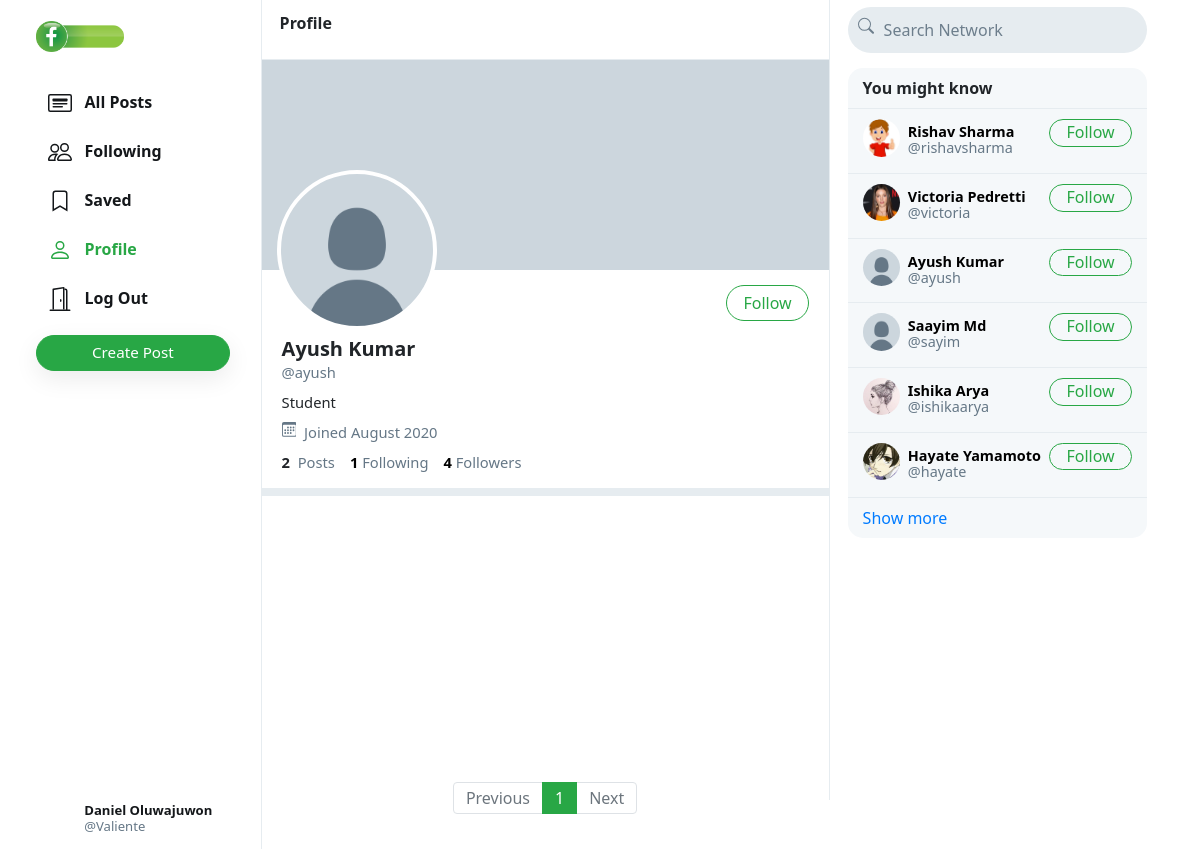
The app's page /ayush (signed in) with its own data.
### network/models.py (models this page shows, shortened)
class User(AbstractUser):
    profile_pic = models.ImageField(upload_to='profile_pic/')
    bio = models.TextField(max_length=160, blank=True, null=True)
    cover = models.ImageField(upload_to='covers/', blank=True)

### network/views.py (the view)
# urls.py: path("<str:username>", views.profile, name='profile'),
def profile(request, username):
    user = User.objects.get(username=username)
    all_posts = Post.objects.filter(creater=user).order_by('-date_created')
    paginator = Paginator(all_posts, 10)
    page_number = request.GET.get('page')
    if page_number == None:
        page_number = 1
    posts = paginator.get_page(page_number)
    followings = []
    suggestions = []
    follower = False
    if request.user.is_authenticated:
        followings = Follower.objects.filter(followers=request.user).values_list('user', flat=True)
        suggestions = User.objects.exclude(pk__in=followings).exclude(username=request.user.username).order_by("?")[:6]
        if request.user in Follower.objects.get(user=user).followers.all():
            follower = True
    follower_count = Follower.objects.get(user=user).followers.all().count()
    following_count = Follower.objects.filter(followers=user).count()
    return render(request, 'network/profile.html', {
        "username": user,
        "posts": posts,
        "posts_count": all_posts.count(),
        "suggestions": suggestions,
        "page": "profile",
        "is_follower": follower,
        "follower_count": follower_count,
        "following_count": following_count
    })

### network/templates/network/profile.html (shortened to what this page needs)
{% extends 'network/index.html' %}
{% load static %}
{% block profile %}
    <div class="profile-view" data-user="{{username.username}}">
        <div class="cover-image" style="background-image: url(/media/{{username.cover}})"></div>
        <div class="profile-image" style="background-image: url(/media/{{username.profile_pic}})"></div>
        <div class="profile-details">
            <div>
                {% if user.username == username.username %}
                    <button class="btn btn-outline-success float-right" id="edit-profile-btn">Edit Profile</button>
                {% elif is_follower %}
                    <button class="btn btn-success float-right" onclick="unfollow_user(this,'{{username.username}}','edit_page')" id="following-btn">Following</button>
                {% else %}
                    <button class="btn btn-outline-success float-right" onclick="follow_user(this,'{{username.username}}','edit_page')" id="follow-btn">Follow</button>
                {% endif %}
            </div>
            <div class="details-data">
                <h5>{{username.first_name}} {{username.last_name}}</h5>
                <div class="grey">@{{username.username}}</div>
                <div class="bio">
                    {% if username.bio is not None %}
                        {{username.bio}}
                    {% endif %}
                </div>
                <div class="grey" style="padding: 8px 0px;">
                    &nbsp;Joined {{username.date_joined | date:"F Y"}}
                </div>
                <div>
                    <strong>
                        {{posts_count}}
                    </strong>
                    &nbsp;<span class="grey">Posts</span>
                    <a href="#">
                        <strong id="following__count">{{following_count | default:0}}</strong>&nbsp;<span class="grey">Following</span>
                    </a>
                    <a href="#">
                        <strong id="follower__count">{{follower_count | default:0}}</strong>&nbsp;<span class="grey">Followers</span>
                    </a>
                </div>
            </div>
        </div>
    </div>
    <div class="space"></div>
{% endblock %}

### network/templates/network/layout.html (shortened to what this page needs)
{% load static %}
<!DOCTYPE html>
<html lang="en">
    <head>
        <link rel="stylesheet" href="https://stackpath.bootstrapcdn.com/bootstrap/4.4.1/css/bootstrap.min.css">
        <link href="{% static 'network/styles.css' %}" rel="stylesheet">
    </head>
    <body>
        <div class="body" data-page="{{page}}">
            <div class="sidenav">
                <a href="{% url 'index' %}" class="navbar-brand">
                    <img src="{% static 'network/Images/logo.png' %}" height="31px">
                </a>
                <div style="height: 100%;">
                    <div>
                        <div>
                            <ul>
                                <li class="nav-item" id="all_posts">
                                <a href="{% url 'index' %}" class="nav-link">
                                    <div>
                                        &nbsp;&nbsp;All Posts
                                    </div>
                                </a>
                                </li>
                                {% if user.is_authenticated %}
                                    <li class="nav-item" id="following">
                                        <a href="{% url 'following' %}" class="nav-link">
                                            <div>
                                                &nbsp;&nbsp;Following
                                            </div>
                                        </a>
                                    </li>
                                    <li class="nav-item" id="saved">
                                        <a href="{% url 'saved' %}" class="nav-link">
                                            <div>
                                                <svg width="1.5em" height="1.5em" viewBox="0 0 16 16" class="bi bi-bookmark" fill="currentColor" xmlns="http://www.w3.org/2000/svg">
                                                    <path fill-rule="evenodd" d="M8 12l5 3V3a2 2 0 0 0-2-2H5a2 2 0 0 0-2 2v12l5-3zm-4 1.234l4-2.4 4 2.4V3a1 1 0 0 0-1-1H5a1 1 0 0 0-1 1v10.234z"/>
                                                  </svg>
                                                &nbsp;&nbsp;Saved
                                            </div>
                                        </a>
                                    </li>
                                    <li class="nav-item" id="profile">
                                        <a href="{% url 'profile' user.username %}" class="nav-link">
                                            <div>
                                                &nbsp;&nbsp;Profile
                                            </div>
                                        </a>
                                    </li>
                                    <li class="nav-item" id="logout">
                                        <a href="{% url 'logout' %}" class="nav-link">
                                            <div>
                                                &nbsp;&nbsp;Log Out
                                            </div>
                                        </a>
                                    </li>
                                {% endif %}
                            </ul>
                        </div>
                        {% if user.is_authenticated %}
                            <button id="popup-btn" class="btn btn-success new-post-btn" onclick="createpost()">Create Post</button>
                        {% endif %}
                    </div>
                    <div style="position: absolute; bottom: 10px;">
                        {% if user.is_authenticated %}
                            <li class="nav-item sidenav-user">
                                <a href="{% url 'profile' user.username %}" class="nav-link">
                                    <div class="user_account">
                                        <div class="small-profilepic" style="float: left; background-image: url(/media/{{user.profile_pic}})"></div>
                                        <div style="height: 2.7vw; margin: auto;">
                                            <div style="margin-top: 4px;"><strong>{{user.first_name}} {{user.last_name}}</strong></div>
                                            <div class="grey" style="margin-top: 4px;">@{{ user.username }}</div>
                                        </div>
                                    </div>
                                </a>
                            </li>
                        {% endif %}
                    </div>
                </div>
            </div>
            {% block body %}
            {% endblock %}
            <div class="right-div">
                <nav class="head">
                    <form action="#">
                        <div class="search-div">
                            <div>
                            </div>
                            <input type="text" name="query" id="search-box" placeholder="Search Network">
                        </div>
                    </form>
                </nav>
                <div class='right-div-content'>
                    <div class="space" style="background-color: white;"></div>
                    {% if user.is_authenticated %}
                        <div class="suggestion-box">
                            <div class="suggestion-header">
                                You might know
                            </div>
                            {% for suggestion in suggestions %}
                                <div class="suggestion-user">
                                    <div>
                                        <a href="{% url 'profile' suggestion.username %}">
                                            <div class="small-profilepic" style="background-image: url(/media/{{suggestion.profile_pic}})"></div>
                                        </a>
                                    </div>
                                    <div class="user-details">
                                        <a href="{% url 'profile' suggestion.username %}">
                                            <div id="user-name">
                                                <strong>
                                                    {{suggestion.first_name}} {{suggestion.last_name}}
                                                </strong>
                                            </div>
                                            <div class="grey">@{{suggestion.username}}</div>
                                        </a>
                                    </div>
                                    <div>
                                        <button class="btn btn-outline-success" type="button" onclick="follow_user(this,'{{suggestion.username}}','suggestion')">Follow</button>
                                    </div>
                                </div>
                            {% empty %}
                                    <div style="text-align: center; border-bottom: .5px solid #e6ecf0; padding: 10px 15px;">
                                        <span class="grey" style="font-size: .9em;">No suggestions available.</span>
                                    </div>
                            {% endfor %}
                            <div class="suggestion-footer">
                                <a href="#">Show more</a>
                            </div>
                        </div>
                    {% endif %}
                </div>
            </div>
        </div>
    </body>
</html>

### network/static/network/styles.css (style rules this page uses)
.body { display: flex; min-height: 100%; font-family: system-ui, sans-serif; }
.btn { border-radius: 20px; padding: 0.32rem 1rem 0.375rem 1rem; }
.btn, .btn:focus, .btn:active { box-shadow: none !important; -webkit-box-shadow: none !important; }
.grey { color: #657786; }
svg { vertical-align: text-top; }
.sidenav { height: 100%; width: 21.8%; position: fixed; top: 0; left: 0; padding: 15px; list-style: none; border-right: .5px solid #e6ecf0; z-index: 100; padding-left: 3%; background-color: white; }
.sidenav ul { list-style: none; padding-left: 0px; margin-top: 3vh; }
.sidenav li { margin-top: 7px; }
.sidenav .nav-link { color: #14171a; line-height: .7em; font-weight: 700; padding: 0px; }
.sidenav .nav-link > div { padding: 10px 20px 8px 12px; border-radius: 25px; line-height: 0.9em; width: max-content; }
.new-post-btn { padding-left: 55px !important; padding-right: 55px !important; font-size: .95em; font-weight: 530; box-shadow: rgba(0, 0, 0, 0.08) 0px 8px 24px !important; }
.user_account { display: flex; font-size: .82rem; font-weight: normal; padding-top: 3px !important; padding-bottom: 3px !important; padding-left: 3px !important; }
.user_account .small-profilepic { transform: scale(.82); margin-left: auto; margin-top: auto; }
.active a { color: #28a745 !important; }
.head { height: 7.5vh; }
.small-profilepic { width: 3.1vw; height: 3.1vw; border-radius: 9999px; overflow: hidden; margin-right: 8px; background-size: cover; background-repeat: no-repeat; background-position: center; box-sizing: content-box; }
.space { height: 8px; background-color: #e6ecf0; }
.cover-image { height: 210px; background-size: cover; background-position: center; background-repeat: no-repeat; background-color: #ccd6dd; }
.profile-image { width: 160px; height: 160px; position: absolute; left: 15px; top: 110px; border-radius: 99999px; border: 4px solid white; background-size: cover; background-repeat: no-repeat; background-position: center; background-color: white; }
.profile-details { padding: 15px 20px; }
.profile-details button { padding-bottom: 0.3rem; }
.profile-details > .details-data { margin-top: 52px; font-size: .92em; }
.profile-details h5 { font-weight: 800; margin-bottom: 0px; }
.profile-details a { color: black; text-decoration: none; }
.bio { margin-top: 8px; }
.right-div { width: 28%; height: 100vh; position: fixed; right: 2.95%; border-left: .5px solid #e6ecf0; background-color: white; }
.right-div .head { padding: .9vh 1.5vw; }
.right-div .search-div { margin-left: auto; margin-right: auto; display: flex; border-radius: 25px; background-color: #e6ecf0; padding-left: 10px; padding-right: 10px; vertical-align: middle; }
#search-box { height: 5.7vh; border: none; background: none; outline: none; width: 100%; margin-left: 8px; }
#search-box::placeholder { color: #6d7e8c; }
.right-div-content { height: 92.5vh; overflow: auto; padding-left: 1.5vw; padding-right: 1.5vw; }
.suggestion-box, .guest-box { border-radius: 15px; overflow: hidden; background-color: #f5f8fa; }
.suggestion-header { padding: 13px 15px; line-height: .9em; font-weight: 800; border-bottom: .5px solid #e6ecf0; }
.suggestion-user { display: flex; padding: 10px 15px; font-size: .9em; border-bottom: .5px solid #e6ecf0; }
.suggestion-user a { color: black; text-decoration: none; }
.user-details { flex: 1; line-height: 1.1em; padding: 5px 0px 7px 0px; }
.suggestion-user .btn { padding: 0em 1em .09em 1em; }
.suggestion-footer { padding: 13px 15px; line-height: .9em; }
.suggestion-footer a { text-decoration: none; }

### records on screen
User: first_name "Daniel", last_name "Oluwajuwon", username "Valiente"
User: profile_pic (placeholder picture), first_name "Ayush", last_name "Kumar", username "ayush", bio "Student", date_joined "August 2020"
User: profile_pic (picture), first_name "Rishav", last_name "Sharma", username "rishavsharma"
User: profile_pic (picture), first_name "Victoria", last_name "Pedretti", username "victoria"
User: profile_pic (placeholder picture), first_name "Saayim", last_name "Md", username "sayim"
User: profile_pic (picture), first_name "Ishika", last_name "Arya", username "ishikaarya"
User: profile_pic (picture), first_name "Hayate", last_name "Yamamoto", username "hayate"

### other values on screen
{{ posts_count }} "2"
{{ following_count | default:0 }} "1"
{{ follower_count | default:0 }} "4"
{{ each }} "1"
